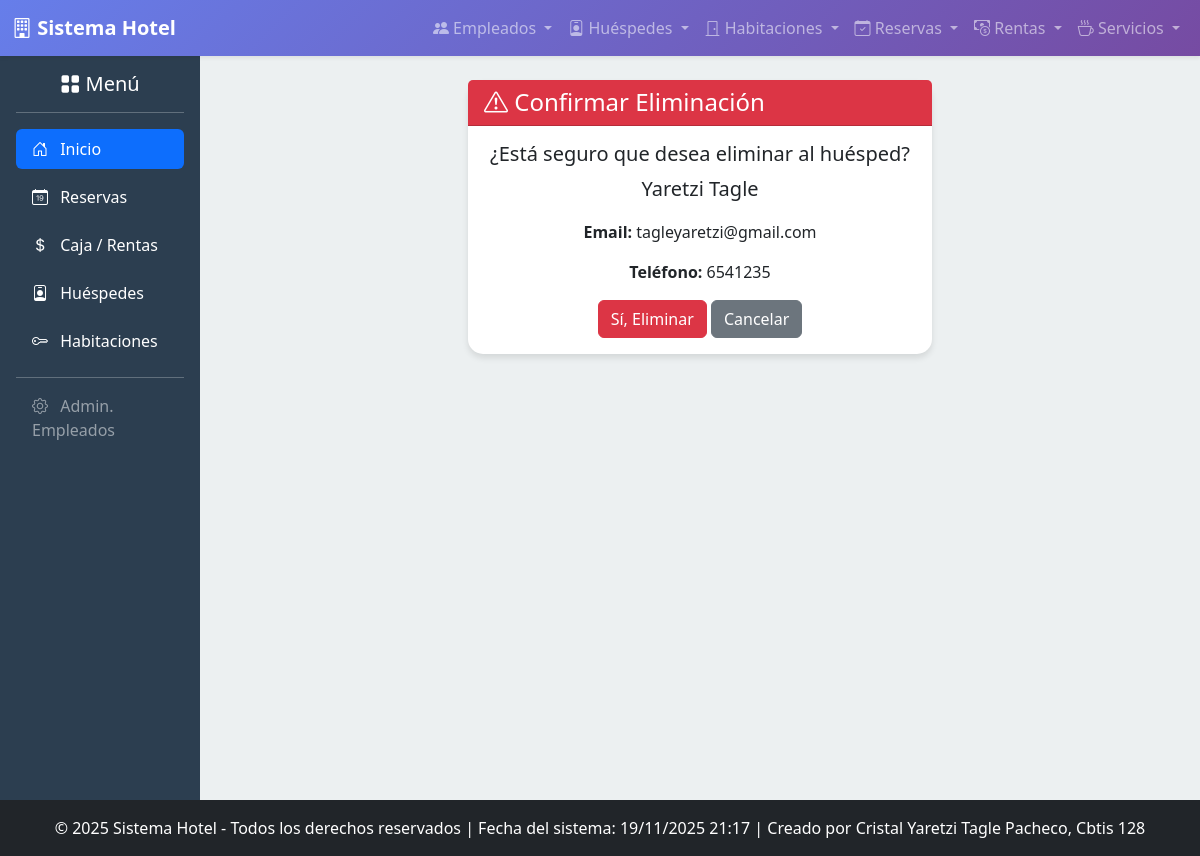
Page /huespedes/borrar/3/ on the committed database.
### app_Hotel/models.py (models this page shows, shortened)
class Huesped(models.Model):
    nombre = models.CharField(max_length=100)
    apellido = models.CharField(max_length=100)
    telefono = models.CharField(max_length=15)
    email = models.EmailField(unique=True)
    fecha_registro = models.DateTimeField(auto_now_add=True)
    direccion = models.TextField()
    registrado_por = models.ForeignKey(
        Empleado,
        on_delete=models.SET_NULL,
        null=True,
        blank=True,
        related_name='huespedes_registrados',
        help_text='Empleado que realizó el registro del huésped.'
    )
    habitaciones = models.ManyToManyField(
        Habitacion,
        related_name='huespedes_actuales',
        blank=True,
        help_text='Habitaciones actualmente ocupadas por este huésped.'
    )
    class Meta:
        verbose_name_plural = "Huéspedes"
        ordering = ['apellido']

### app_Hotel/views.py (the view)
# urls.py: path('huespedes/borrar/<int:huesped_id>/', views.realizar_borrado_huesped, name='realizar_borrado_huesped'),
def realizar_borrado_huesped(request, huesped_id):
    huesped = get_object_or_404(Huesped, id=huesped_id)
    if request.method == 'POST':
        huesped.delete()
        return redirect('ver_huespedes')
    return render(request, 'huespedes/confirmar_borrado_huesped.html', {'huesped': huesped})

### app_Hotel/templates/huespedes/confirmar_borrado_huesped.html (shortened to what this page needs)
{% extends 'base.html' %}
{% block content %}
<div class="row">
    <div class="col-md-6 mx-auto">
        <div class="card">
            <div class="card-header bg-danger text-white">
                <h4 class="mb-0"><i class="bi bi-exclamation-triangle"></i> Confirmar Eliminación</h4>
            </div>
            <div class="card-body text-center">
                <h5>¿Está seguro que desea eliminar al huésped?</h5>
                <p class="lead">{{ huesped.nombre }} {{ huesped.apellido }}</p>
                <p><strong>Email:</strong> {{ huesped.email }}</p>
                <p><strong>Teléfono:</strong> {{ huesped.telefono }}</p>
                <form method="POST">
                    <div class="d-grid gap-2 d-md-block">
                        <button type="submit" class="btn btn-danger">Sí, Eliminar</button>
                        <a href="{% url 'borrar_huesped' %}" class="btn btn-secondary">Cancelar</a>
                    </div>
                </form>
            </div>
        </div>
    </div>
</div>
{% endblock %}

### app_Hotel/templates/base.html (style rules this page uses)
body { background-color: #f8f9fa; font-family: 'Segoe UI', Tahoma, Geneva, Verdana, sans-serif; }
.card { border: none; border-radius: 15px; box-shadow: 0 4px 6px rgba(0,0,0,0.1); transition: transform 0.3s ease; }

### rows in the picture
Huesped: nombre "Yaretzi", apellido "Tagle", email "tagleyaretzi@gmail.com", telefono "6541235"
